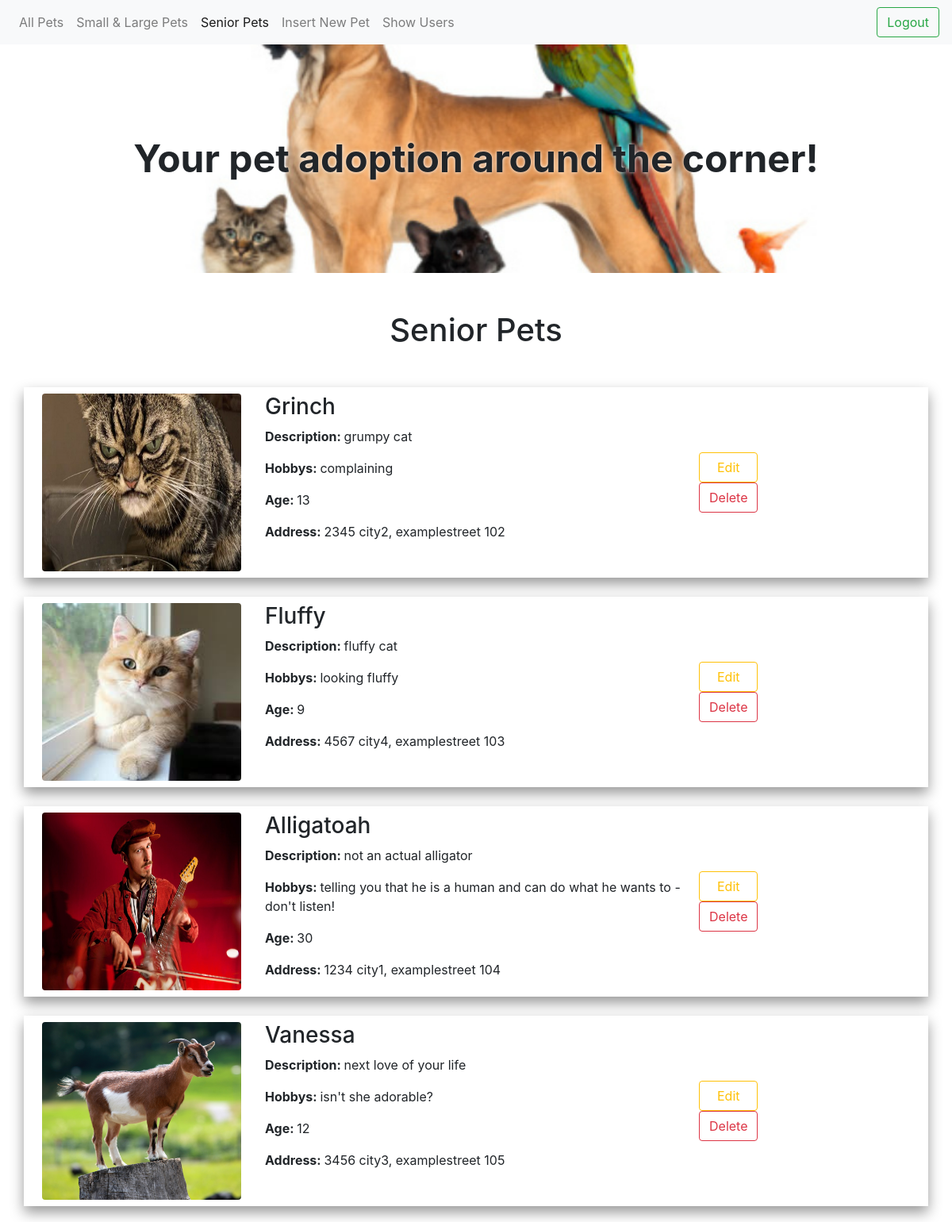
The page /crud/senior_admin.php (signed in) on the database its author committed.
### tables this page shows
CREATE TABLE `pets` (
  `id` int(11) NOT NULL,
  `location` int(11) NOT NULL,
  `image` char(255) DEFAULT NULL,
  `name` char(64) DEFAULT NULL,
  `description` char(255) DEFAULT NULL,
  `birthdate` date NOT NULL,
  `type` enum('small','large') DEFAULT NULL,
  `hobbys` char(255) NOT NULL
);

CREATE TABLE `location` (
  `location_id` int(11) NOT NULL,
  `city` char(64) NOT NULL,
  `ZIP` int(11) NOT NULL,
  `address` char(64) NOT NULL
);

### crud/senior_admin.php (the view, shortened to what this page needs)
<?php ob_start();
require_once 'actions/db_connect.php';
$res=mysqli_query($connect, "SELECT * FROM users WHERE userId=".$_SESSION['admin']);
$userRow=mysqli_fetch_array($res, MYSQLI_ASSOC); ?>
<!DOCTYPE html>
<html>
<head>
<link rel="stylesheet" href="https://stackpath.bootstrapcdn.com/bootstrap/4.3.1/css/bootstrap.min.css">
<link rel="stylesheet" type="text/css" href="../CSS/index.css">
</head>
<body>
<nav class="navbar navbar-expand-lg navbar-light bg-light">
  <div class="collapse navbar-collapse" id="navbarSupportedContent">
    <ul class="navbar-nav mr-auto">
      <li class="nav-item">
        <a class="nav-link" href="index_admin.php">All Pets<span class="sr-only">(current)</span></a>
      </li>
      <li class="nav-item">
        <a class="nav-link" href="general_admin.php">Small & Large Pets</a>
      </li>
      <li class="nav-item">
        <a class="nav-link active" href="senior_admin.php">Senior Pets</a>
      </li>
      <li class="nav-item">
        <a class="nav-link" href="create.php">Insert New Pet</a>
      </li>
       <?php if ($userRow['super']=="true"){
      echo "<li class='nav-item'>
        <a class='nav-link' href='users.php'>Show Users</a>
      </li>";}
        ?>
    </ul>
          <a  href="logout.php?logout"><button class="btn btn-outline-success my-2 my-sm-0" type="submit">Logout</button></a>
  </div>
</nav>
<div class="hero d-flex justify-content-center w-100"><p class="m-auto"><b>Your pet adoption around the corner!</b></p></div>
  <h1 class="w-100 my-5 text-center">Senior Pets</h1>
            <?php
           $sql = "select id, image, name, description, TIMESTAMPDIFF(year, birthdate, current_date()) as age, type, hobbys, ZIP, city, address from pets join location on location=location_id where TIMESTAMPDIFF(year, birthdate, current_date())>7";
           $result = $connect->query($sql);
            if($result->num_rows > 0) {
                while($row = $result->fetch_assoc()) {
                   echo  "<div class='d-flex container box my-4 p-2'>
                       <div class='col-3 img_cont d-flex justify-content-center'><img class='img-fluid w-100 h-auto rounded' src='../".$row['image']."'></div><div class='col-6'><h3>" .$row['name']."</h3><p><b>Description: </b>".$row['description']."</p><p><b>Hobbys: </b>".$row['hobbys']."</p><p><b>Age: </b>".$row['age']."</p><p><b>Address: </b>".$row['ZIP']." ".$row['city'].", ".$row['address']."</p></div><div class='d-flex flex-column justify-content-center'><a href='update.php?id=".$row['id']."'><button type='button' class='btn btn-outline-warning w-100'>Edit</button></a><a href='delete.php?id=" .$row['id']."'><button type='button' class='btn btn-outline-danger w-100'>Delete</button></a></div></div>
                       </div>";
               }
           } else  {
               echo  "<p>No Data Avaliable</p>";
           }
            ?>
</body>
</html>

### CSS/index.css (style rules this page uses)
.container { box-shadow: 0 8px 16px 0 rgba(0,0,0,0.4); height: 15em; }
.img_cont { height: 100%; overflow: hidden; }
.hero { background-image: url("../img/hero.jpg"); background-position: center; background-size: cover; height: 6em; font-size: 3em; text-shadow: 0 0 5px white; }
a { color: black; text-decoration: none; }

### rows shown on the page
pets: image (picture), name "Grinch", description "grumpy cat", hobbys "complaining", age "13", location.ZIP "2345", location.city "city2", location.address "examplestreet 102"
pets: image (picture), name "Fluffy", description "fluffy cat", hobbys "looking fluffy", age "9", location.ZIP "4567", location.city "city4", location.address "examplestreet 103"
pets: image (picture), name "Alligatoah", description "not an actual alligator", hobbys "telling you that he is a human and can do what he wants to - don't listen!", age "30", location.ZIP "1234", location.city "city1", location.address "examplestreet 104"
pets: image (picture), name "Vanessa", description "next love of your life", hobbys "isn't she adorable?", age "12", location.ZIP "3456", location.city "city3", location.address "examplestreet 105"
